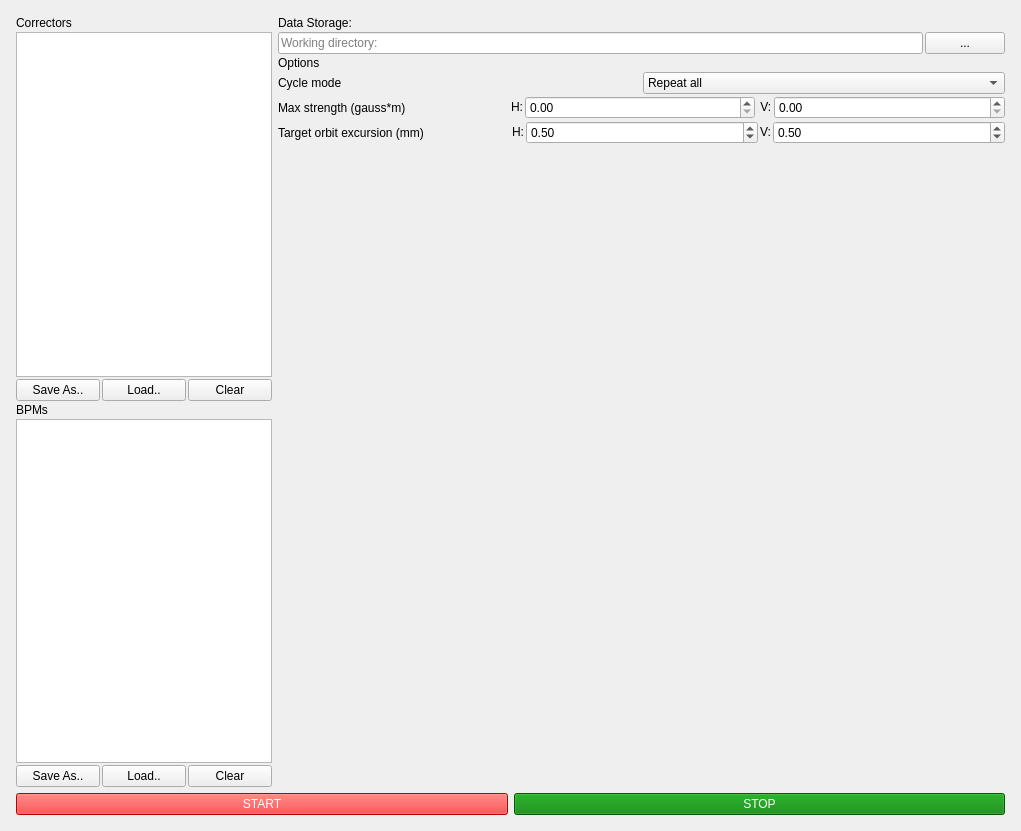
<?xml version="1.0" encoding="UTF-8"?>
<ui version="4.0">
 <class>MainWindow</class>
 <widget class="QMainWindow" name="MainWindow">
  <property name="geometry">
   <rect>
    <x>0</x>
    <y>0</y>
    <width>1021</width>
    <height>831</height>
   </rect>
  </property>
  <property name="windowTitle">
   <string>SYSID</string>
  </property>
  <widget class="QWidget" name="centralwidget">
   <property name="enabled">
    <bool>true</bool>
   </property>
   <layout class="QVBoxLayout" name="verticalLayout_2">
    <property name="leftMargin">
     <number>16</number>
    </property>
    <property name="topMargin">
     <number>16</number>
    </property>
    <property name="rightMargin">
     <number>16</number>
    </property>
    <property name="bottomMargin">
     <number>16</number>
    </property>
    <item>
     <layout class="QVBoxLayout" name="verticalLayout">
      <item>
       <layout class="QHBoxLayout" name="horizontal_layout">
        <item>
         <layout class="QVBoxLayout" name="left_layout">
          <property name="spacing">
           <number>2</number>
          </property>
          <property name="sizeConstraint">
           <enum>QLayout::SetDefaultConstraint</enum>
          </property>
          <item>
           <layout class="QHBoxLayout" name="correctors_header_layout">
            <item>
             <widget class="QLabel" name="correctors_label">
              <property name="text">
               <string>Correctors</string>
              </property>
             </widget>
            </item>
           </layout>
          </item>
          <item>
           <widget class="QListWidget" name="correctors_list">
            <property name="sizePolicy">
             <sizepolicy hsizetype="Fixed" vsizetype="Expanding">
              <horstretch>0</horstretch>
              <verstretch>0</verstretch>
             </sizepolicy>
            </property>
            <property name="selectionMode">
             <enum>QAbstractItemView::NoSelection</enum>
            </property>
           </widget>
          </item>
          <item>
           <layout class="QHBoxLayout" name="correctors_buttons_layout">
            <item>
             <widget class="QPushButton" name="save_correctors_button">
              <property name="text">
               <string>Save As..</string>
              </property>
             </widget>
            </item>
            <item>
             <widget class="QPushButton" name="load_correctors_button">
              <property name="text">
               <string>Load..</string>
              </property>
             </widget>
            </item>
            <item>
             <widget class="QPushButton" name="clear_correctors_button">
              <property name="text">
               <string>Clear</string>
              </property>
             </widget>
            </item>
           </layout>
          </item>
          <item>
           <layout class="QHBoxLayout" name="bpms_header_layout">
            <item>
             <widget class="QLabel" name="bpms_label">
              <property name="text">
               <string>BPMs</string>
              </property>
             </widget>
            </item>
           </layout>
          </item>
          <item>
           <widget class="QListWidget" name="bpms_list">
            <property name="sizePolicy">
             <sizepolicy hsizetype="Fixed" vsizetype="Expanding">
              <horstretch>0</horstretch>
              <verstretch>0</verstretch>
             </sizepolicy>
            </property>
            <property name="selectionMode">
             <enum>QAbstractItemView::NoSelection</enum>
            </property>
           </widget>
          </item>
          <item>
           <layout class="QHBoxLayout" name="bpms_buttons_layout">
            <item>
             <widget class="QPushButton" name="save_bpms_button">
              <property name="text">
               <string>Save As..</string>
              </property>
             </widget>
            </item>
            <item>
             <widget class="QPushButton" name="load_bpms_button">
              <property name="text">
               <string>Load..</string>
              </property>
             </widget>
            </item>
            <item>
             <widget class="QPushButton" name="clear_bpms_button">
              <property name="text">
               <string>Clear</string>
              </property>
             </widget>
            </item>
           </layout>
          </item>
         </layout>
        </item>
        <item>
         <layout class="QVBoxLayout" name="right_layout">
          <property name="spacing">
           <number>2</number>
          </property>
          <item>
           <widget class="QLabel" name="info_label">
            <property name="sizePolicy">
             <sizepolicy hsizetype="Preferred" vsizetype="Fixed">
              <horstretch>0</horstretch>
              <verstretch>0</verstretch>
             </sizepolicy>
            </property>
            <property name="text">
             <string>Data Storage:</string>
            </property>
           </widget>
          </item>
          <item>
           <layout class="QHBoxLayout" name="working_directory_layout">
            <item>
             <widget class="QLineEdit" name="working_directory_input">
              <property name="placeholderText">
               <string>Working directory:</string>
              </property>
             </widget>
            </item>
            <item>
             <widget class="QPushButton" name="working_directory_dialog">
              <property name="text">
               <string>...</string>
              </property>
             </widget>
            </item>
           </layout>
          </item>
          <item>
           <layout class="QVBoxLayout" name="options_layout">
            <item>
             <widget class="QLabel" name="options_label">
              <property name="sizePolicy">
               <sizepolicy hsizetype="Preferred" vsizetype="Fixed">
                <horstretch>0</horstretch>
                <verstretch>0</verstretch>
               </sizepolicy>
              </property>
              <property name="text">
               <string>Options</string>
              </property>
             </widget>
            </item>
            <item>
             <layout class="QHBoxLayout" name="cycle_mode_layout">
              <item>
               <widget class="QLabel" name="cycle_mode_label">
                <property name="text">
                 <string>Cycle mode</string>
                </property>
               </widget>
              </item>
              <item>
               <widget class="QComboBox" name="cycle_mode_combobox">
                <item>
                 <property name="text">
                  <string>Repeat all</string>
                 </property>
                </item>
                <item>
                 <property name="text">
                  <string>Repeat selected</string>
                 </property>
                </item>
               </widget>
              </item>
             </layout>
            </item>
            <item>
             <layout class="QHBoxLayout" name="current_layout">
              <item>
               <widget class="QLabel" name="current_label">
                <property name="sizePolicy">
                 <sizepolicy hsizetype="Minimum" vsizetype="Preferred">
                  <horstretch>0</horstretch>
                  <verstretch>0</verstretch>
                 </sizepolicy>
                </property>
                <property name="text">
                 <string>Max strength (gauss*m)</string>
                </property>
               </widget>
              </item>
              <item>
               <widget class="QLabel" name="horizontal_current_label">
                <property name="sizePolicy">
                 <sizepolicy hsizetype="Fixed" vsizetype="Fixed">
                  <horstretch>0</horstretch>
                  <verstretch>0</verstretch>
                 </sizepolicy>
                </property>
                <property name="text">
                 <string>H:</string>
                </property>
               </widget>
              </item>
              <item>
               <widget class="QDoubleSpinBox" name="max_horizontal_current_spinbox">
                <property name="singleStep">
                 <double>0.010000000000000</double>
                </property>
               </widget>
              </item>
              <item>
               <widget class="QLabel" name="vertical_current_label">
                <property name="sizePolicy">
                 <sizepolicy hsizetype="Fixed" vsizetype="Fixed">
                  <horstretch>0</horstretch>
                  <verstretch>0</verstretch>
                 </sizepolicy>
                </property>
                <property name="text">
                 <string> V:</string>
                </property>
               </widget>
              </item>
              <item>
               <widget class="QDoubleSpinBox" name="max_vertical_current_spinbox">
                <property name="singleStep">
                 <double>0.010000000000000</double>
                </property>
               </widget>
              </item>
             </layout>
            </item>
            <item>
             <layout class="QHBoxLayout" name="excursion_layout">
              <item>
               <widget class="QLabel" name="excursion_label">
                <property name="sizePolicy">
                 <sizepolicy hsizetype="Minimum" vsizetype="Preferred">
                  <horstretch>0</horstretch>
                  <verstretch>0</verstretch>
                 </sizepolicy>
                </property>
                <property name="text">
                 <string>Target orbit excursion (mm)</string>
                </property>
               </widget>
              </item>
              <item>
               <widget class="QLabel" name="horizontal_excursion_label">
                <property name="sizePolicy">
                 <sizepolicy hsizetype="Fixed" vsizetype="Fixed">
                  <horstretch>0</horstretch>
                  <verstretch>0</verstretch>
                 </sizepolicy>
                </property>
                <property name="text">
                 <string>H:</string>
                </property>
               </widget>
              </item>
              <item>
               <widget class="QDoubleSpinBox" name="horizontal_excursion_spinbox">
                <property name="singleStep">
                 <double>0.100000000000000</double>
                </property>
                <property name="value">
                 <double>0.500000000000000</double>
                </property>
               </widget>
              </item>
              <item>
               <widget class="QLabel" name="vertical_excursion_label">
                <property name="sizePolicy">
                 <sizepolicy hsizetype="Fixed" vsizetype="Fixed">
                  <horstretch>0</horstretch>
                  <verstretch>0</verstretch>
                 </sizepolicy>
                </property>
                <property name="text">
                 <string>V:</string>
                </property>
               </widget>
              </item>
              <item>
               <widget class="QDoubleSpinBox" name="vertical_excursion_spinbox">
                <property name="singleStep">
                 <double>0.100000000000000</double>
                </property>
                <property name="value">
                 <double>0.500000000000000</double>
                </property>
               </widget>
              </item>
             </layout>
            </item>
            <item>
             <widget class="QWidget" name="plot_widget" native="true">
              <property name="sizePolicy">
               <sizepolicy hsizetype="Expanding" vsizetype="Expanding">
                <horstretch>0</horstretch>
                <verstretch>0</verstretch>
               </sizepolicy>
              </property>
              <property name="minimumSize">
               <size>
                <width>400</width>
                <height>300</height>
               </size>
              </property>
             </widget>
            </item>
           </layout>
          </item>
         </layout>
        </item>
       </layout>
      </item>
      <item>
       <layout class="QHBoxLayout" name="buttons_layout">
        <item>
         <widget class="QPushButton" name="start_button">
          <property name="styleSheet">
           <string notr="true">background-color: red; color: white;</string>
          </property>
          <property name="text">
           <string>START</string>
          </property>
         </widget>
        </item>
        <item>
         <widget class="QPushButton" name="stop_button">
          <property name="styleSheet">
           <string notr="true">background-color: green; color: white;</string>
          </property>
          <property name="text">
           <string>STOP</string>
          </property>
         </widget>
        </item>
       </layout>
      </item>
     </layout>
    </item>
   </layout>
  </widget>
 </widget>
 <resources/>
 <connections/>
</ui>
